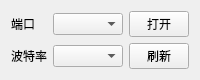
<?xml version="1.0" encoding="UTF-8"?>
<ui version="4.0">
 <class>AppSerial</class>
 <widget class="QWidget" name="AppSerial">
  <property name="geometry">
   <rect>
    <x>0</x>
    <y>0</y>
    <width>200</width>
    <height>80</height>
   </rect>
  </property>
  <property name="sizePolicy">
   <sizepolicy hsizetype="Minimum" vsizetype="Minimum">
    <horstretch>0</horstretch>
    <verstretch>0</verstretch>
   </sizepolicy>
  </property>
  <property name="minimumSize">
   <size>
    <width>200</width>
    <height>80</height>
   </size>
  </property>
  <property name="maximumSize">
   <size>
    <width>200</width>
    <height>80</height>
   </size>
  </property>
  <property name="windowTitle">
   <string>Form</string>
  </property>
  <property name="layoutDirection">
   <enum>Qt::LeftToRight</enum>
  </property>
  <layout class="QGridLayout" name="gridLayout">
   <item row="0" column="0">
    <widget class="QLabel" name="label_serial">
     <property name="minimumSize">
      <size>
       <width>36</width>
       <height>0</height>
      </size>
     </property>
     <property name="maximumSize">
      <size>
       <width>36</width>
       <height>16777215</height>
      </size>
     </property>
     <property name="text">
      <string>端口</string>
     </property>
    </widget>
   </item>
   <item row="0" column="1">
    <widget class="QComboBox" name="com">
     <property name="sizePolicy">
      <sizepolicy hsizetype="Preferred" vsizetype="Fixed">
       <horstretch>0</horstretch>
       <verstretch>0</verstretch>
      </sizepolicy>
     </property>
     <property name="minimumSize">
      <size>
       <width>70</width>
       <height>0</height>
      </size>
     </property>
     <property name="maximumSize">
      <size>
       <width>70</width>
       <height>16777215</height>
      </size>
     </property>
    </widget>
   </item>
   <item row="0" column="2">
    <widget class="QPushButton" name="switch_com">
     <property name="maximumSize">
      <size>
       <width>60</width>
       <height>16777215</height>
      </size>
     </property>
     <property name="text">
      <string>打开</string>
     </property>
    </widget>
   </item>
   <item row="1" column="0">
    <widget class="QLabel" name="label_baudrate">
     <property name="maximumSize">
      <size>
       <width>36</width>
       <height>16777215</height>
      </size>
     </property>
     <property name="text">
      <string>波特率</string>
     </property>
    </widget>
   </item>
   <item row="1" column="1">
    <widget class="QComboBox" name="baudrate">
     <property name="minimumSize">
      <size>
       <width>70</width>
       <height>0</height>
      </size>
     </property>
     <property name="maximumSize">
      <size>
       <width>70</width>
       <height>16777215</height>
      </size>
     </property>
    </widget>
   </item>
   <item row="1" column="2">
    <widget class="QPushButton" name="refresh_com">
     <property name="minimumSize">
      <size>
       <width>60</width>
       <height>0</height>
      </size>
     </property>
     <property name="maximumSize">
      <size>
       <width>60</width>
       <height>16777215</height>
      </size>
     </property>
     <property name="text">
      <string>刷新</string>
     </property>
    </widget>
   </item>
  </layout>
 </widget>
 <resources/>
 <connections/>
</ui>
